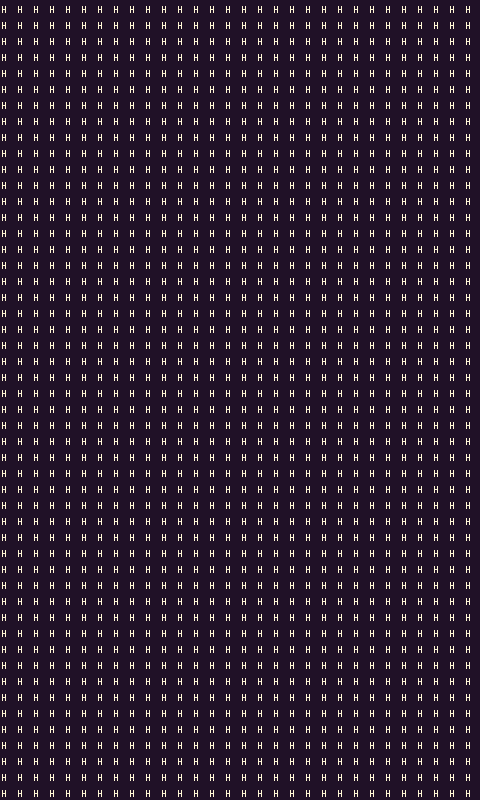

This game map was drawn from its Tiled (.tmx) file and the tilesets committed beside it. A one-line description and the full map source follow:
An orthogonal 30x50 tile map with 16x16 px tiles, 1 tile layer (prototype).

<map version="1.10" tiledversion="1.10.2" orientation="orthogonal" renderorder="right-down" width="30" height="50" tilewidth="16" tileheight="16" infinite="0" nextlayerid="9" nextobjectid="1">
 <tileset firstgid="1" source="FaerieForest_PetricakeGamesTSX.tsx" />
 <layer id="1" name="prototype" width="30" height="50">
  <data encoding="csv">
163,163,163,163,163,163,163,163,163,163,163,163,163,163,163,163,163,163,163,163,163,163,163,163,163,163,163,163,163,163,
163,163,163,163,163,163,163,163,163,163,163,163,163,163,163,163,163,163,163,163,163,163,163,163,163,163,163,163,163,163,
163,163,163,163,163,163,163,163,163,163,163,163,163,163,163,163,163,163,163,163,163,163,163,163,163,163,163,163,163,163,
163,163,163,163,163,163,163,163,163,163,163,163,163,163,163,163,163,163,163,163,163,163,163,163,163,163,163,163,163,163,
163,163,163,163,163,163,163,163,163,163,163,163,163,163,163,163,163,163,163,163,163,163,163,163,163,163,163,163,163,163,
163,163,163,163,163,163,163,163,163,163,163,163,163,163,163,163,163,163,163,163,163,163,163,163,163,163,163,163,163,163,
163,163,163,163,163,163,163,163,163,163,163,163,163,163,163,163,163,163,163,163,163,163,163,163,163,163,163,163,163,163,
163,163,163,163,163,163,163,163,163,163,163,163,163,163,163,163,163,163,163,163,163,163,163,163,163,163,163,163,163,163,
163,163,163,163,163,163,163,163,163,163,163,163,163,163,163,163,163,163,163,163,163,163,163,163,163,163,163,163,163,163,
163,163,163,163,163,163,163,163,163,163,163,163,163,163,163,163,163,163,163,163,163,163,163,163,163,163,163,163,163,163,
163,163,163,163,163,163,163,163,163,163,163,163,163,163,163,163,163,163,163,163,163,163,163,163,163,163,163,163,163,163,
163,163,163,163,163,163,163,163,163,163,163,163,163,163,163,163,163,163,163,163,163,163,163,163,163,163,163,163,163,163,
163,163,163,163,163,163,163,163,163,163,163,163,163,163,163,163,163,163,163,163,163,163,163,163,163,163,163,163,163,163,
163,163,163,163,163,163,163,163,163,163,163,163,163,163,163,163,163,163,163,163,163,163,163,163,163,163,163,163,163,163,
163,163,163,163,163,163,163,163,163,163,163,163,163,163,163,163,163,163,163,163,163,163,163,163,163,163,163,163,163,163,
163,163,163,163,163,163,163,163,163,163,163,163,163,163,163,163,163,163,163,163,163,163,163,163,163,163,163,163,163,163,
163,163,163,163,163,163,163,163,163,163,163,163,163,163,163,163,163,163,163,163,163,163,163,163,163,163,163,163,163,163,
163,163,163,163,163,163,163,163,163,163,163,163,163,163,163,163,163,163,163,163,163,163,163,163,163,163,163,163,163,163,
163,163,163,163,163,163,163,163,163,163,163,163,163,163,163,163,163,163,163,163,163,163,163,163,163,163,163,163,163,163,
163,163,163,163,163,163,163,163,163,163,163,163,163,163,163,163,163,163,163,163,163,163,163,163,163,163,163,163,163,163,
163,163,163,163,163,163,163,163,163,163,163,163,163,163,163,163,163,163,163,163,163,163,163,163,163,163,163,163,163,163,
163,163,163,163,163,163,163,163,163,163,163,163,163,163,163,163,163,163,163,163,163,163,163,163,163,163,163,163,163,163,
163,163,163,163,163,163,163,163,163,163,163,163,163,163,163,163,163,163,163,163,163,163,163,163,163,163,163,163,163,163,
163,163,163,163,163,163,163,163,163,163,163,163,163,163,163,163,163,163,163,163,163,163,163,163,163,163,163,163,163,163,
163,163,163,163,163,163,163,163,163,163,163,163,163,163,163,163,163,163,163,163,163,163,163,163,163,163,163,163,163,163,
163,163,163,163,163,163,163,163,163,163,163,163,163,163,163,163,163,163,163,163,163,163,163,163,163,163,163,163,163,163,
163,163,163,163,163,163,163,163,163,163,163,163,163,163,163,163,163,163,163,163,163,163,163,163,163,163,163,163,163,163,
163,163,163,163,163,163,163,163,163,163,163,163,163,163,163,163,163,163,163,163,163,163,163,163,163,163,163,163,163,163,
163,163,163,163,163,163,163,163,163,163,163,163,163,163,163,163,163,163,163,163,163,163,163,163,163,163,163,163,163,163,
163,163,163,163,163,163,163,163,163,163,163,163,163,163,163,163,163,163,163,163,163,163,163,163,163,163,163,163,163,163,
163,163,163,163,163,163,163,163,163,163,163,163,163,163,163,163,163,163,163,163,163,163,163,163,163,163,163,163,163,163,
163,163,163,163,163,163,163,163,163,163,163,163,163,163,163,163,163,163,163,163,163,163,163,163,163,163,163,163,163,163,
163,163,163,163,163,163,163,163,163,163,163,163,163,163,163,163,163,163,163,163,163,163,163,163,163,163,163,163,163,163,
163,163,163,163,163,163,163,163,163,163,163,163,163,163,163,163,163,163,163,163,163,163,163,163,163,163,163,163,163,163,
163,163,163,163,163,163,163,163,163,163,163,163,163,163,163,163,163,163,163,163,163,163,163,163,163,163,163,163,163,163,
163,163,163,163,163,163,163,163,163,163,163,163,163,163,163,163,163,163,163,163,163,163,163,163,163,163,163,163,163,163,
163,163,163,163,163,163,163,163,163,163,163,163,163,163,163,163,163,163,163,163,163,163,163,163,163,163,163,163,163,163,
163,163,163,163,163,163,163,163,163,163,163,163,163,163,163,163,163,163,163,163,163,163,163,163,163,163,163,163,163,163,
163,163,163,163,163,163,163,163,163,163,163,163,163,163,163,163,163,163,163,163,163,163,163,163,163,163,163,163,163,163,
163,163,163,163,163,163,163,163,163,163,163,163,163,163,163,163,163,163,163,163,163,163,163,163,163,163,163,163,163,163,
163,163,163,163,163,163,163,163,163,163,163,163,163,163,163,163,163,163,163,163,163,163,163,163,163,163,163,163,163,163,
163,163,163,163,163,163,163,163,163,163,163,163,163,163,163,163,163,163,163,163,163,163,163,163,163,163,163,163,163,163,
163,163,163,163,163,163,163,163,163,163,163,163,163,163,163,163,163,163,163,163,163,163,163,163,163,163,163,163,163,163,
163,163,163,163,163,163,163,163,163,163,163,163,163,163,163,163,163,163,163,163,163,163,163,163,163,163,163,163,163,163,
163,163,163,163,163,163,163,163,163,163,163,163,163,163,163,163,163,163,163,163,163,163,163,163,163,163,163,163,163,163,
163,163,163,163,163,163,163,163,163,163,163,163,163,163,163,163,163,163,163,163,163,163,163,163,163,163,163,163,163,163,
163,163,163,163,163,163,163,163,163,163,163,163,163,163,163,163,163,163,163,163,163,163,163,163,163,163,163,163,163,163,
163,163,163,163,163,163,163,163,163,163,163,163,163,163,163,163,163,163,163,163,163,163,163,163,163,163,163,163,163,163,
163,163,163,163,163,163,163,163,163,163,163,163,163,163,163,163,163,163,163,163,163,163,163,163,163,163,163,163,163,163,
163,163,163,163,163,163,163,163,163,163,163,163,163,163,163,163,163,163,163,163,163,163,163,163,163,163,163,163,163,163
</data>
 </layer>
</map>
